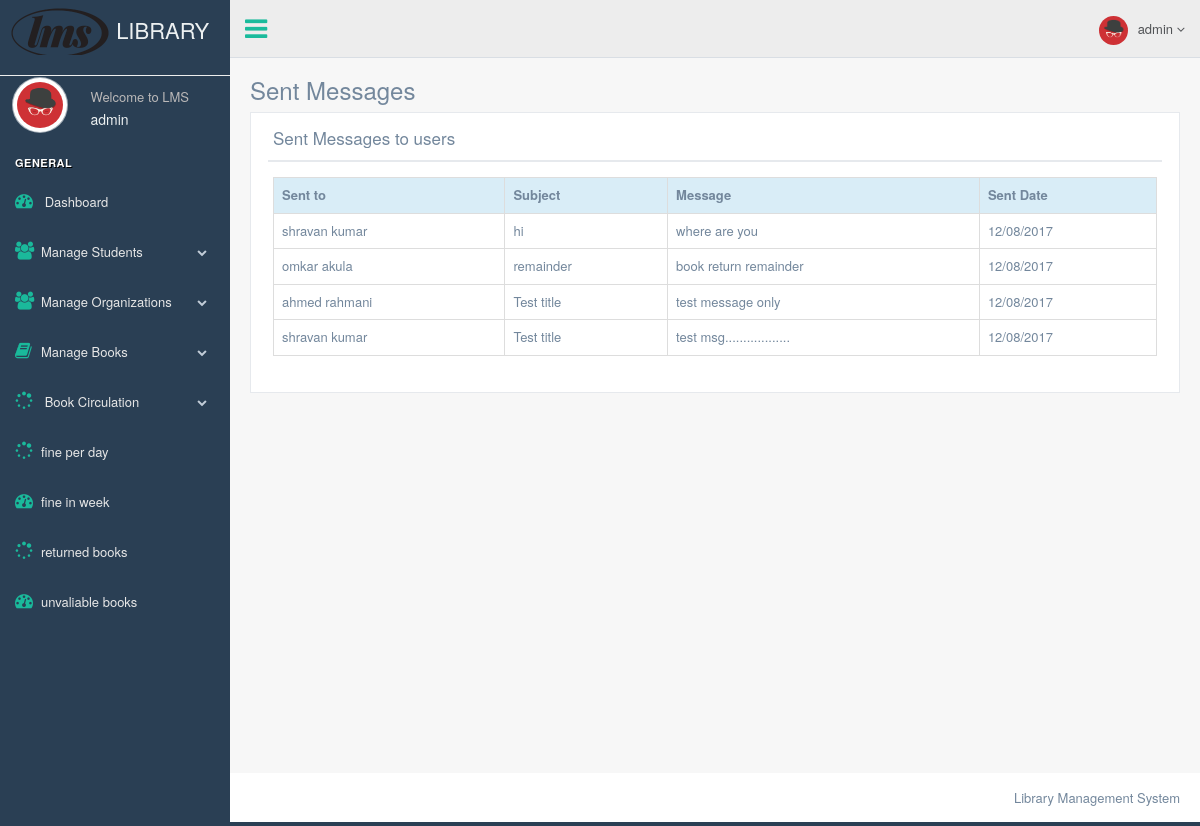
Page /librarian/view_sent_box.php (signed in) on the committed database.
### tables this page shows
CREATE TABLE `messages` (
  `id` int(5) NOT NULL,
  `susername` varchar(50) NOT NULL,
  `dusername` varchar(50) NOT NULL,
  `title` varchar(200) NOT NULL,
  `msg` varchar(1000) NOT NULL,
  `sdate` varchar(16) NOT NULL,
  `read1` varchar(10) NOT NULL
);

CREATE TABLE `student_registration` (
  `id` int(5) NOT NULL,
  `firstname` varchar(50) NOT NULL,
  `lastname` varchar(50) NOT NULL,
  `sem` varchar(20) NOT NULL,
  `enrollment_no` varchar(20) NOT NULL,
  `email` varchar(50) NOT NULL,
  `username` varchar(50) NOT NULL,
  `password` varchar(50) NOT NULL,
  `conf_password` varchar(50) NOT NULL,
  `contact` varchar(20) NOT NULL,
  `address` varchar(1024) NOT NULL,
  `added_on` date NOT NULL,
  `status` varchar(10) NOT NULL
);

### librarian/view_sent_box.php (the view, shortened to what this page needs)
<?php
    include "header.php";
?>
        <div class="right_col" role="main">
            <div class="">
                <div class="page-title">
                    <div class="title_left">
                        <h3>Sent Messages</h3>
                    </div>
                </div>
                <div class="clearfix"></div>
                <div class="row" style="min-height:500px">
                    <div class="col-md-12 col-sm-12 col-xs-12">
                        <div class="x_panel">
                            <div class="x_title">
                                <h2>Sent Messages to users</h2>
                                <div class="clearfix"></div>
                            </div>
                            <div class="x_content">
                                <table class="table table-bordered">
                                    <tr class="bg-info">
                                        <th> Sent to</th>
                                        <th> Subject </th>
                                        <th> Message </th>
                                        <th> Sent Date </th>
                                    </tr>
                                    <?php
                                        $res = mysqli_query($db_connect, "SELECT * FROM messages where susername = '$_SESSION[librarian]' order by id desc ");
                                        while($row = mysqli_fetch_array($res)){
                                            $res1 = mysqli_query($db_connect,"SELECT * from student_registration WHERE username = '$row[dusername]' ");
                                            while($row2 = mysqli_fetch_array($res1)){
                                                $fullname = $row2["firstname"]. " " . $row2["lastname"];
                                            }
                                            echo "<tr>";
                                            echo "<td>". $fullname . "</td>";
                                            echo "<td>". $row["title"] . "</td>";
                                            echo "<td>". $row["msg"] . "</td>";
                                            echo "<td>". $row["sdate"]."</td>";
                                            echo "</tr>";
                                       }
                                    ?>
                                </table>
                            </div>
                        </div>
                    </div>
                </div>
            </div>
        </div>
<?php
    include "footer.php";
?>

### rows in the picture
messages: student_registration.firstname+lastname "shravan kumar", title "hi", msg "where are you", sdate "12/08/2017"
messages: student_registration.firstname+lastname "omkar akula", title "remainder", msg "book return remainder", sdate "12/08/2017"
messages: student_registration.firstname+lastname "ahmed rahmani", title "Test title", msg "test message only", sdate "12/08/2017"
messages: student_registration.firstname+lastname "shravan kumar", title "Test title", msg "test msg..................", sdate "12/08/2017"

### other values in the picture
$_SESSION["librarian"] "admin"
